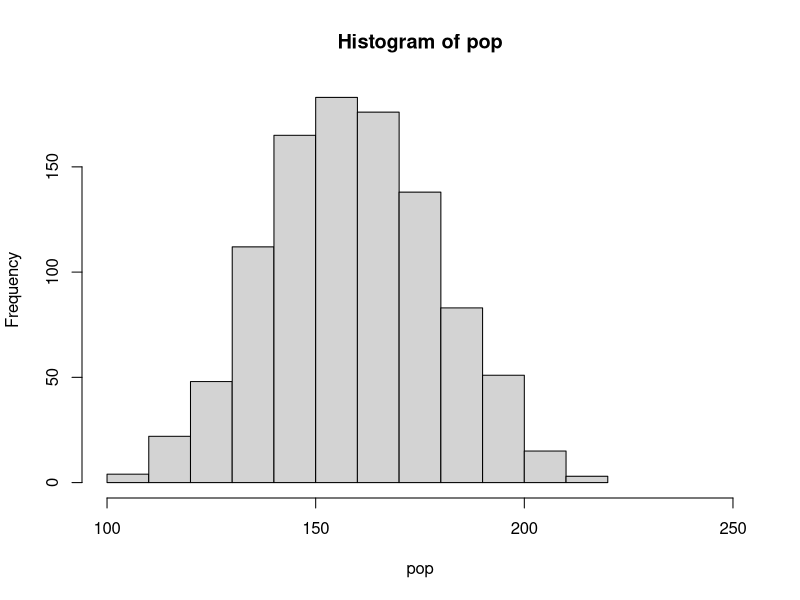
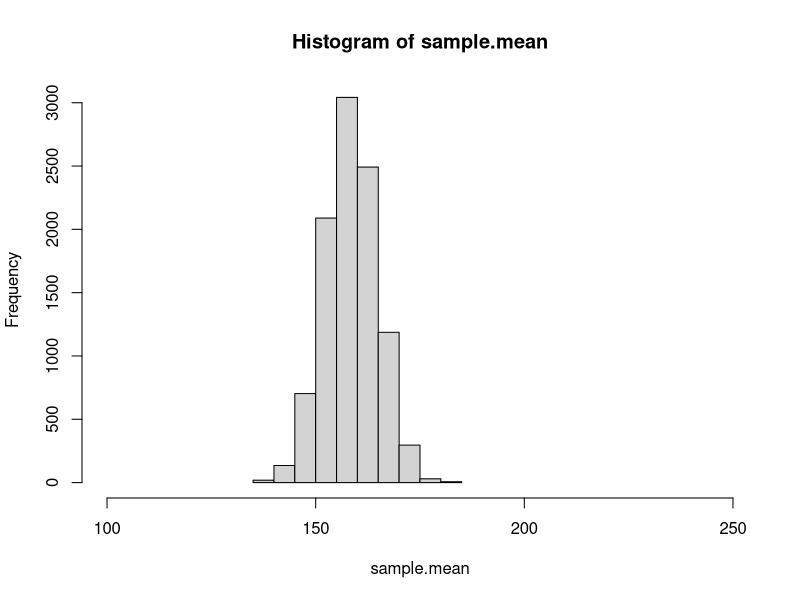
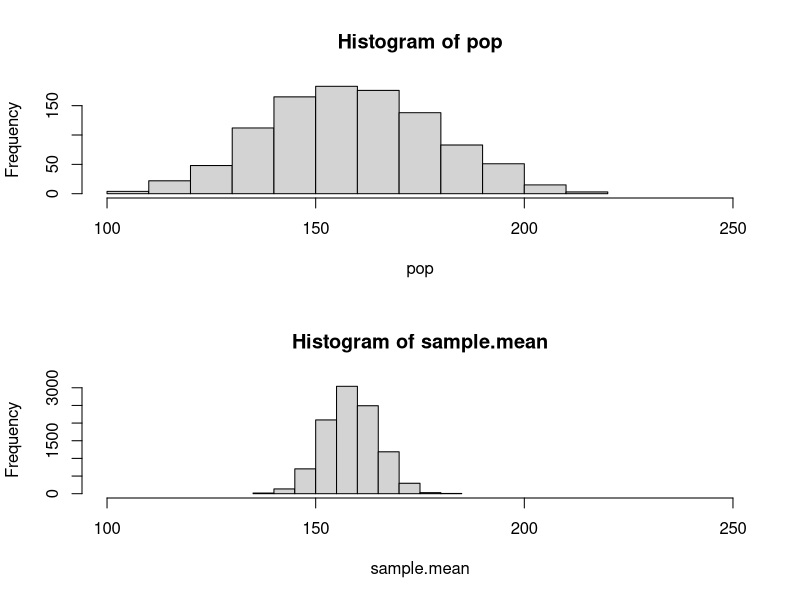

The R source for these figures, in order:
## Create a normal population

n.pop=1000
pop=rnorm(1000,160,20)

hist(pop, xlim=c(100,250))

pop.mean=mean(pop)

pop.sd=sqrt(sum((pop-mean(pop))^2)/n.pop)

pop.sd

### Sampling ditribution

sample.mean=vector()

nperm=10000


n=10

for (i in 1:nperm)
{
temp=sample(pop, n)
sample.mean[i]=mean(temp)
}

hist(sample.mean, xlim=c(100,250))

mean.sam.mean=mean(sample.mean)
sam.sd=sqrt(sum((sample.mean-mean(sample.mean))^2)/length(sample.mean))



mean.sam.mean
sam.sd

20/sqrt(10)


### 

par(mfrow=c(2,1))
hist(pop, xlim=c(100,250))
hist(sample.mean, xlim=c(100,250))
